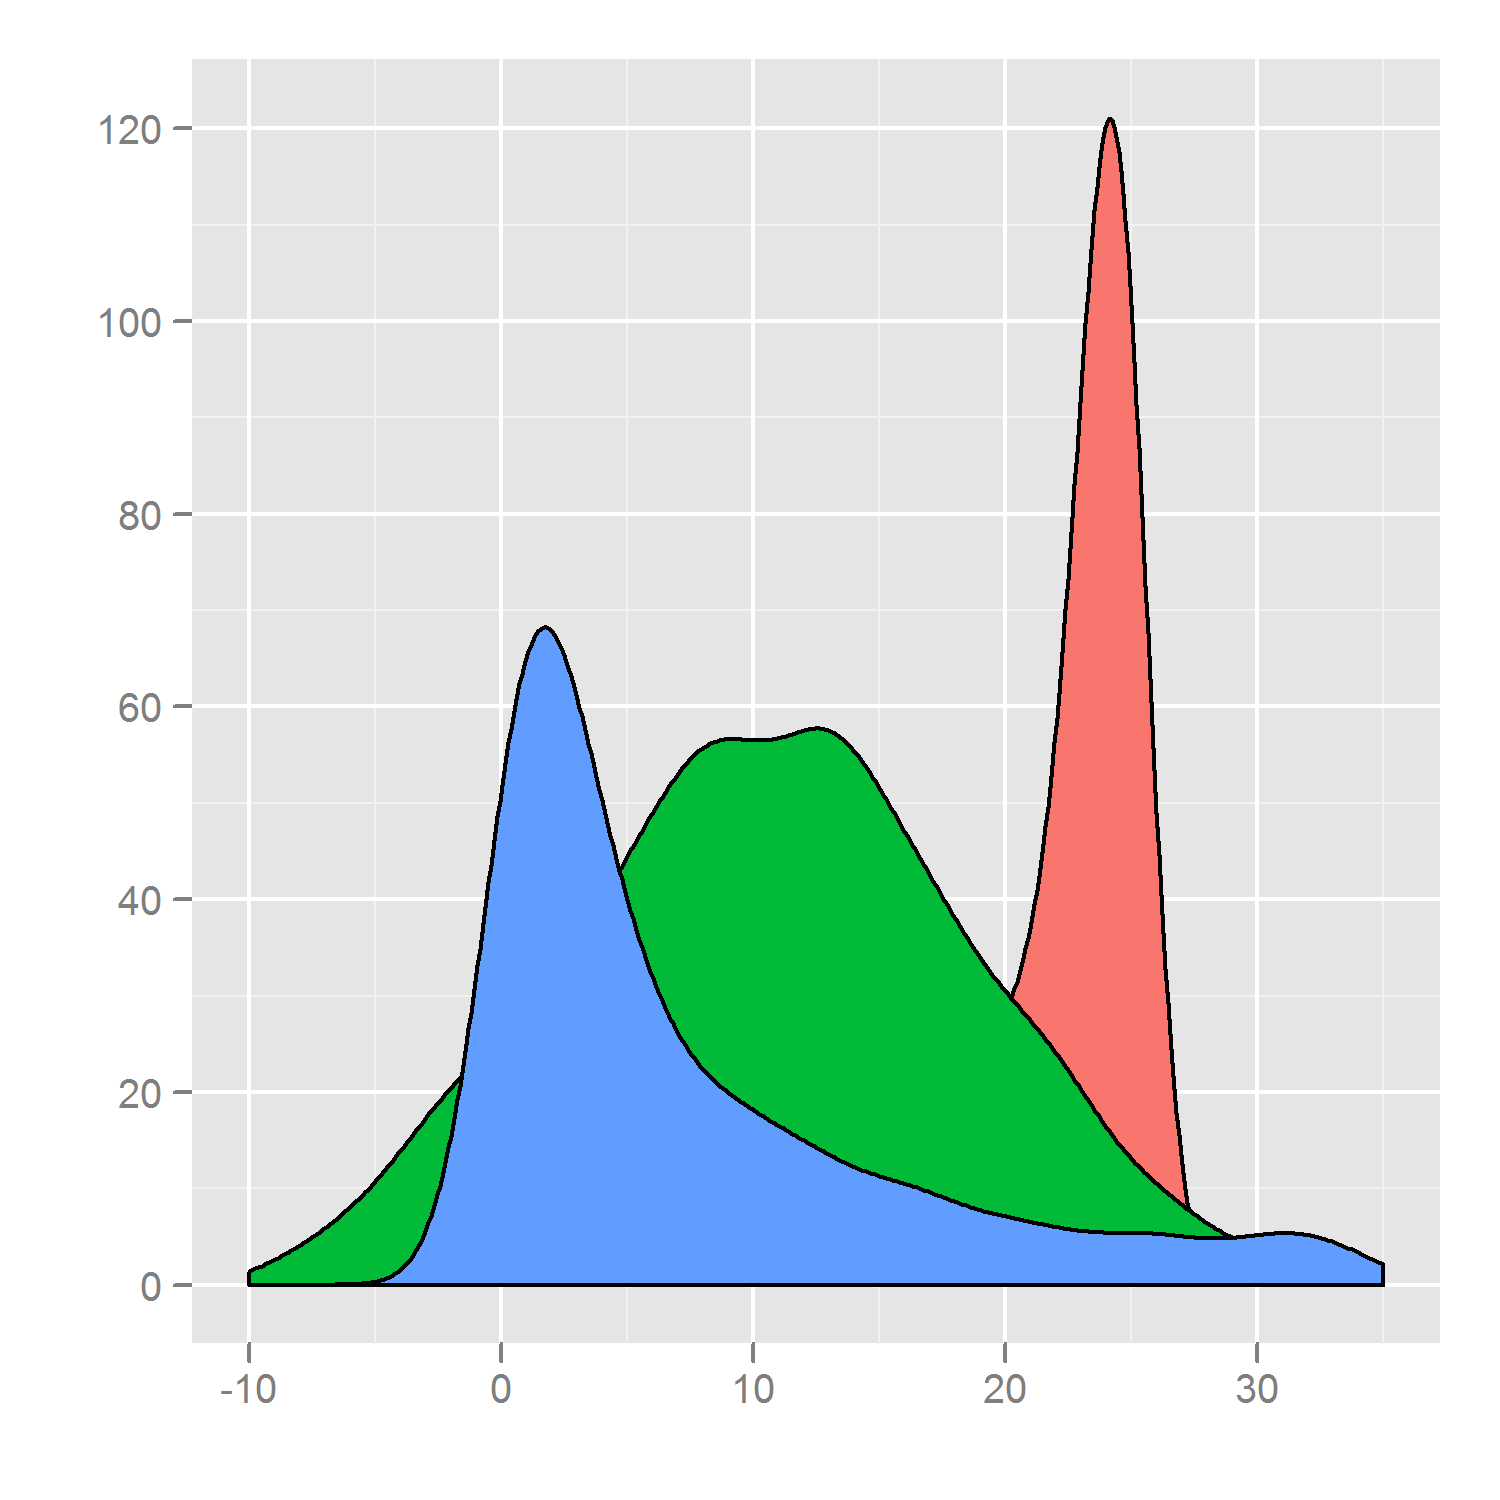

Reproduce this figure in R.
library(ggplot2)
values <- data.frame(value = c(25 - rlnorm(800, 1, 2), 10 + rnorm(1200, 1, 8), rlnorm(900, 2, 1.9)), type = c(rep(1, 800), rep(2, 1200), rep(3, 900)))
ggplot(values, aes(x = value, y = ..count.., fill = factor(type))) + 
  geom_density() + 
  xlim(c(-10, 35)) + 
  opts(legend.position = "off")
